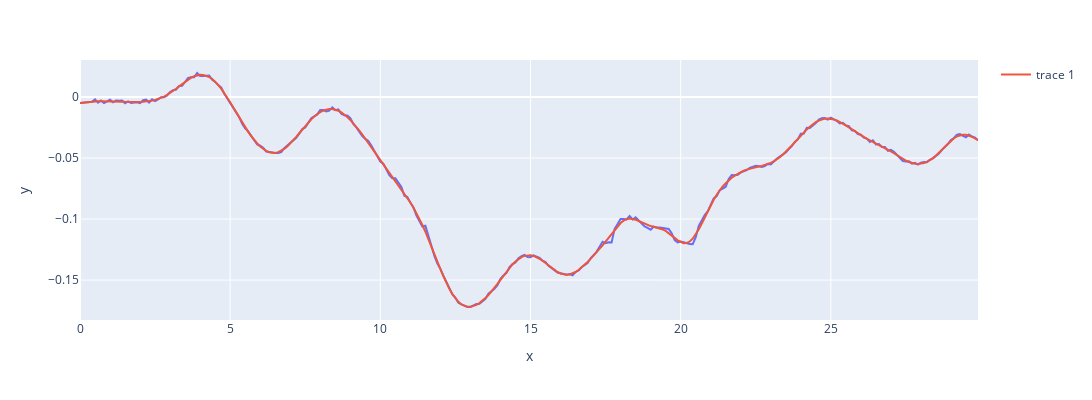
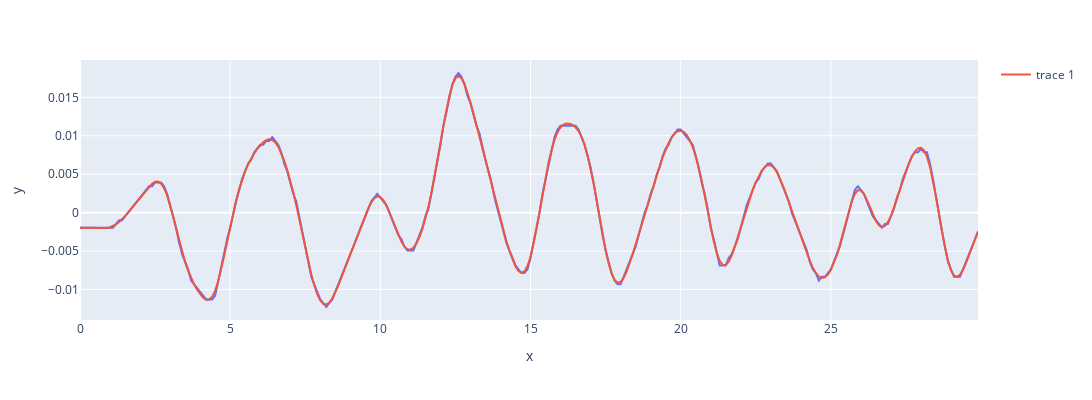

The notebook cell saved with these charts, in order:
### Markdown cell above
# inicialização

### Code cell
import numpy as np
import pandas as pd
import sympy as sp
import scipy.io as sc 
import scipy.signal as signal
from sympy import symbols, pprint
import matplotlib.pyplot as plt
from structureSelector import *
from methods.utils.utilities import *
import plotly.express as px
from scipy.interpolate import interp1d


def metrics(y, yest):
    residuo1 = y - yest
    mape = round(np.mean(np.abs(residuo1 / (yest + np.finfo(np.float64).eps))), 5)
    print('RMSE:', np.sqrt(np.mean(np.square(residuo1))), 'MSE:', np.mean(np.square(residuo1)), '\nAET:', np.sum(np.abs(residuo1)), '\nMAPE:', str(mape) + '%')
    cc = np.corrcoef(y, yest)
    #print("Correlation pearson:", np.mean(cc))

def recursiveMQ(y, phi, pad):
    size = phi.shape[1]
    nit = y.shape[0]
    p = 1000 * np.eye(size)
    teta = np.zeros((size, 1))

    erro = np.zeros(nit)
    print(phi.shape, nit)

    for t in range(0, nit):
        fi = phi[t,:]
        fi = fi.reshape(-1, 1)
        #print(teta, fi.T,'\n')
        erro[t] = y[t] - np.dot(teta.T, fi)
        k = np.dot(np.dot(p, fi), 1 / (1 + np.dot(np.dot(fi.T, p), fi)))
        teta = teta + np.dot(k, erro[t])
        p = p - np.dot(np.dot(k, fi.T), p)

    return np.squeeze(teta)

def integrate(p, ts=0.1):
    r = np.zeros(p.shape)
    r[0] = p[0] * ts
    for i in range(1, p.shape[0]):
        r[i] = r[i-1] + p[i] * ts
    return r

ballbeam  = np.loadtxt('data/ballbeam.dat')
print(ballbeam.shape)
part = 300#ballbeam.shape[0] // 2#700

u = ballbeam[:part, 0].reshape((1,-1))
y = ballbeam[:part, 1].reshape((1,-1))

wn = 0.15
b1, a1 = signal.butter(4, wn, 'low')

'''y += 0.005
u += 0.002'''
filtered = signal.filtfilt(b1, a1, y, padlen=100)

dy = np.zeros(filtered.shape)
dy[:, 1:] = (filtered[0, 1:] - filtered[0, :-1]) / 0.1

t = np.arange(0, part/10, 0.1)

fig=px.line(x=t, y=y[0].T, height=400, width=1300)
fig.add_scatter(x=t, y=filtered[0].T ,mode='lines')
fig.show()

wn = 0.2
b1, a1 = signal.butter(4, wn, 'low')
ufiltered = signal.filtfilt(b1, a1, u, padlen=100)
#ufiltered[0, :15] = 0
U = integrate(ufiltered.T).T

fig=px.line(x=t, y=u[0].T, height=400, width=1300)
fig.add_scatter(x=t, y=ufiltered[0].T, mode='lines')
#fig.add_scatter(x=t, y=U[0].T, mode='lines')
fig.show()

### Figure 1 — Plotly figure (JSON) as saved in the notebook; plotly's stock layout.template omitted (floating-point values rounded to 4 significant figures; data arrays with more than 128 entries replaced by an {"elided": "..."} marker saying what was removed)
{"data": [{"hovertemplate": "x=%{x}<br>y=%{y}<extra></extra>", "legendgroup": "", "line": {"color": "#636efa", "dash": "solid"}, "marker": {"symbol": "circle"}, "mode": "lines", "name": "", "orientation": "v", "showlegend": false, "type": "scatter", "x": {"elided": "300 float values"}, "xaxis": "x", "y": {"elided": "300 float values"}, "yaxis": "y"}, {"mode": "lines", "type": "scatter", "x": {"elided": "300 float values"}, "y": {"elided": "300 float values"}}], "layout": {"height": 400, "legend": {"tracegroupgap": 0}, "margin": {"t": 60}, "width": 1300, "xaxis": {"anchor": "y", "domain": [0, 1], "title": {"text": "x"}}, "yaxis": {"anchor": "x", "domain": [0, 1], "title": {"text": "y"}}}}

### Figure 2 — Plotly figure (JSON) as saved in the notebook; plotly's stock layout.template omitted (floating-point values rounded to 4 significant figures; data arrays with more than 128 entries replaced by an {"elided": "..."} marker saying what was removed)
{"data": [{"hovertemplate": "x=%{x}<br>y=%{y}<extra></extra>", "legendgroup": "", "line": {"color": "#636efa", "dash": "solid"}, "marker": {"symbol": "circle"}, "mode": "lines", "name": "", "orientation": "v", "showlegend": false, "type": "scatter", "x": {"elided": "300 float values"}, "xaxis": "x", "y": {"elided": "300 float values"}, "yaxis": "y"}, {"mode": "lines", "type": "scatter", "x": {"elided": "300 float values"}, "y": {"elided": "300 float values"}}], "layout": {"height": 400, "legend": {"tracegroupgap": 0}, "margin": {"t": 60}, "width": 1300, "xaxis": {"anchor": "y", "domain": [0, 1], "title": {"text": "x"}}, "yaxis": {"anchor": "x", "domain": [0, 1], "title": {"text": "y"}}}}
